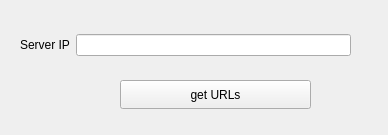
<?xml version="1.0" encoding="UTF-8"?>
<ui version="4.0">
 <class>Form</class>
 <widget class="QWidget" name="Form">
  <property name="geometry">
   <rect>
    <x>0</x>
    <y>0</y>
    <width>388</width>
    <height>135</height>
   </rect>
  </property>
  <property name="windowTitle">
   <string>Form</string>
  </property>
  <widget class="QPushButton" name="getURLs_button">
   <property name="geometry">
    <rect>
     <x>120</x>
     <y>80</y>
     <width>191</width>
     <height>29</height>
    </rect>
   </property>
   <property name="text">
    <string>get URLs</string>
   </property>
  </widget>
  <widget class="QWidget" name="">
   <property name="geometry">
    <rect>
     <x>20</x>
     <y>30</y>
     <width>331</width>
     <height>30</height>
    </rect>
   </property>
   <layout class="QHBoxLayout" name="horizontalLayout">
    <item>
     <widget class="QLabel" name="label">
      <property name="text">
       <string>Server IP</string>
      </property>
     </widget>
    </item>
    <item>
     <widget class="QLineEdit" name="server_ip"/>
    </item>
   </layout>
  </widget>
 </widget>
 <resources/>
 <connections/>
</ui>
